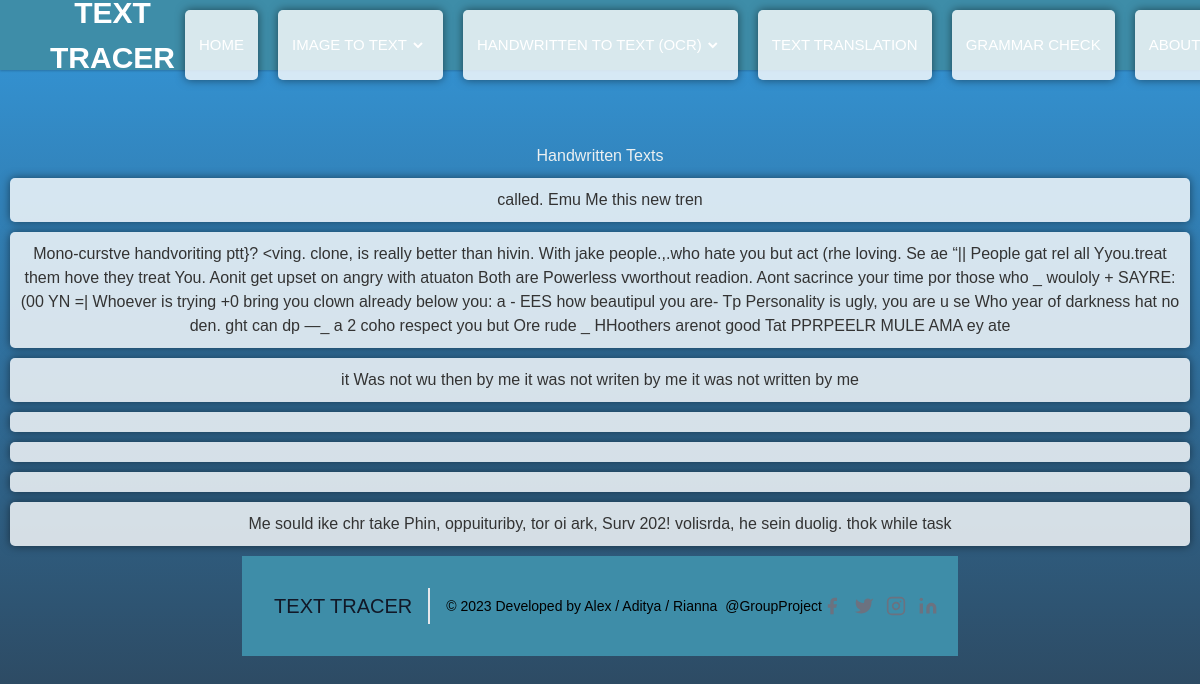
/ocrapp/show/, run on the app's committed database.
### ocrapp/models.py (models this page shows)
class HandwrittenText(models.Model):
    image = models.ImageField(upload_to='handwritten_images/')
    text = models.TextField(blank=True, null=True)

### ocrapp/views.py (the view)
# urls.py: path('show/', views.show_handwritten_text, name='show_handwritten_text'),
def show_handwritten_text(request):
    texts = HandwrittenText.objects.all()
    return render(request, 'show_text.html', {'texts': texts})

### templates/show_text.html (shortened to what this page needs)
<!DOCTYPE html>
<html>
<head>
    <link href='https://unpkg.com/boxicons@2.0.7/css/boxicons.min.css' rel='stylesheet'>
    <script src="https://cdn.tailwindcss.com"></script>
</head>
<body>
    <nav>
        <div class="navbar">
          <div class="logo"><a href="http://127.0.0.1:8000/">TEXT TRACER</a></div>
          <div class="nav-links">
            <ul class="links">
              <li><a href="http://127.0.0.1:8000/">HOME</a></li>
              <li>
                <a href="http://127.0.0.1:8000/extraction/">IMAGE TO TEXT</a>
                <i class='bx bxs-chevron-down htmlcss-arrow arrow  '></i>
                  </li>
                </ul>
              <li>
                <a href="http://127.0.0.1:8000/ocrapp/upload/">HANDWRITTEN TO TEXT (OCR)</a>
                <i class='bx bxs-chevron-down js-arrow arrow '></i>
              </li>
              <li><a href="http://127.0.0.1:8000/translation/translate/">TEXT TRANSLATION</a></li>
              <li><a href="http://127.0.0.1:8000/sentence/sentence_input/">GRAMMAR CHECK</a></li>
              <li><a href="http://127.0.0.1:8000/about/">ABOUT US</a></li>
          </div>
          </div>
      </nav>
    <h1>Handwritten Texts</h1>
    <ul>
        {% for text in texts %}
            <li>{{ text.text }}</li>
        {% endfor %}
    </ul>
    <footer class="text-gray-600 body-font" id ="hello">
        <div class="container px-5 py-8 mx-auto flex items-center sm:flex-row flex-col">
          <a class="flex title-font font-medium items-center md:justify-start justify-center text-gray-900">
            <span class="ml-3 text-xl">TEXT TRACER</span>
          </a>
          <p class="text-sm text-gray-500 sm:ml-4 sm:pl-4 sm:border-l-2 sm:border-gray-200 sm:py-2 sm:mt-0 mt-4" id ="hello1">© 2023 Developed by Alex / Aditya / Rianna
            <a href="https://twitter.com/knyttneve" class="text-gray-600 ml-1" rel="noopener noreferrer" target="_blank" id ="hello1">@GroupProject </a>
          </p>
          <span class="inline-flex sm:ml-auto sm:mt-0 mt-4 justify-center sm:justify-start">
            <a class="text-gray-500">
              <svg fill="currentColor" stroke-linecap="round" stroke-linejoin="round" stroke-width="2" class="w-5 h-5" viewBox="0 0 24 24">
                <path d="M18 2h-3a5 5 0 00-5 5v3H7v4h3v8h4v-8h3l1-4h-4V7a1 1 0 011-1h3z"></path>
              </svg>
            </a>
            <a class="ml-3 text-gray-500">
              <svg fill="currentColor" stroke-linecap="round" stroke-linejoin="round" stroke-width="2" class="w-5 h-5" viewBox="0 0 24 24">
                <path d="M23 3a10.9 10.9 0 01-3.14 1.53 4.48 4.48 0 00-7.86 3v1A10.66 10.66 0 013 4s-4 9 5 13a11.64 11.64 0 01-7 2c9 5 20 0 20-11.5a4.5 4.5 0 00-.08-.83A7.72 7.72 0 0023 3z"></path>
              </svg>
            </a>
            <a class="ml-3 text-gray-500">
              <svg fill="none" stroke="currentColor" stroke-linecap="round" stroke-linejoin="round" stroke-width="2" class="w-5 h-5" viewBox="0 0 24 24">
                <rect width="20" height="20" x="2" y="2" rx="5" ry="5"></rect>
                <path d="M16 11.37A4 4 0 1112.63 8 4 4 0 0116 11.37zm1.5-4.87h.01"></path>
              </svg>
            </a>
            <a class="ml-3 text-gray-500">
              <svg fill="currentColor" stroke="currentColor" stroke-linecap="round" stroke-linejoin="round" stroke-width="0" class="w-5 h-5" viewBox="0 0 24 24">
                <path stroke="none" d="M16 8a6 6 0 016 6v7h-4v-7a2 2 0 00-2-2 2 2 0 00-2 2v7h-4v-7a6 6 0 016-6zM2 9h4v12H2z"></path>
                <circle cx="4" cy="4" r="2" stroke="none"></circle>
              </svg>
            </a>
          </span>
        </div>
      </footer>
</body>
</html>

### templates/show_text.html (style rules this page uses)
body { background: linear-gradient(to bottom, #3498db, #2c3e50); font-family: Arial, sans-serif; text-align: center; margin: 0; padding: 0; display: flex; flex-direction: column; align-items: center; justify-content: center; height: 100vh; }
h1 { color: #ecf0f1; }
ul { list-style: none; padding: 0; }
li { background-color: rgba(255, 255, 255, 0.8); border-radius: 5px; padding: 10px; margin: 10px; box-shadow: 0px 0px 10px rgba(0, 0, 0, 0.5); color: #333; }
* { margin: 0; padding: 0; box-sizing: border-box; font-family: 'Poppins', sans-serif; }
body { min-height: 100vh; }
nav { position: fixed; top: 0; left: 0; width: 100%; height: 100%; height: 70px; background: #3E8DA8; box-shadow: 0 1px 2px rgba(0, 0, 0, 0.2); z-index: 99; }
nav .navbar { height: 100%; max-width: 1250px; width: 100%; display: flex; align-items: center; justify-content: space-between; margin: auto; padding: 0 50px; }
.navbar .logo a { font-size: 30px; color: #fff; text-decoration: none; font-weight: 600; }
nav .navbar .nav-links { line-height: 70px; height: 100%; }
nav .navbar .links { display: flex; }
nav .navbar .links li { position: relative; display: flex; align-items: center; justify-content: space-between; list-style: none; padding: 0 14px; }
nav .navbar .links li a { height: 100%; text-decoration: none; white-space: nowrap; color: #fff; font-size: 15px; font-weight: 500; }
nav .navbar .links li .arrow { height: 100%; width: 22px; line-height: 70px; text-align: center; display: inline-block; color: #fff; transition: all 0.3s ease; }
#hello { background: #3E8DA8 }
#hello1 { color : black; }

### data on the page
HandwrittenText: text "called. Emu Me this new tren"
HandwrittenText: text "Mono-curstve handvoriting ptt}? <ving. clone, is really better than hivin. With jake people.,.who hate you but act (rhe loving. Se ae “|| People gat rel all Yyou.treat them hove they treat You. Aonit get upset on angry with atuaton Both are Powerless vworthout readion. Aont sacrince your time por those who _ wouloly + SAYRE: (00 YN =| Whoever is trying +0 bring you clown already below you: a - EES how beautipul you are- Tp Personality is ugly, you are u se Who year of darkness hat no den. ght can dp —_ a 2 coho respect you but Ore rude _ HHoothers arenot good Tat PPRPEELR MULE AMA ey ate"
HandwrittenText: text "it Was not wu then by me it was not writen by me it was not written by me"
HandwrittenText: text "Me sould ike chr take Phin, oppuituriby, tor oi ark, Surv 202! volisrda, he sein duolig. thok while task"
